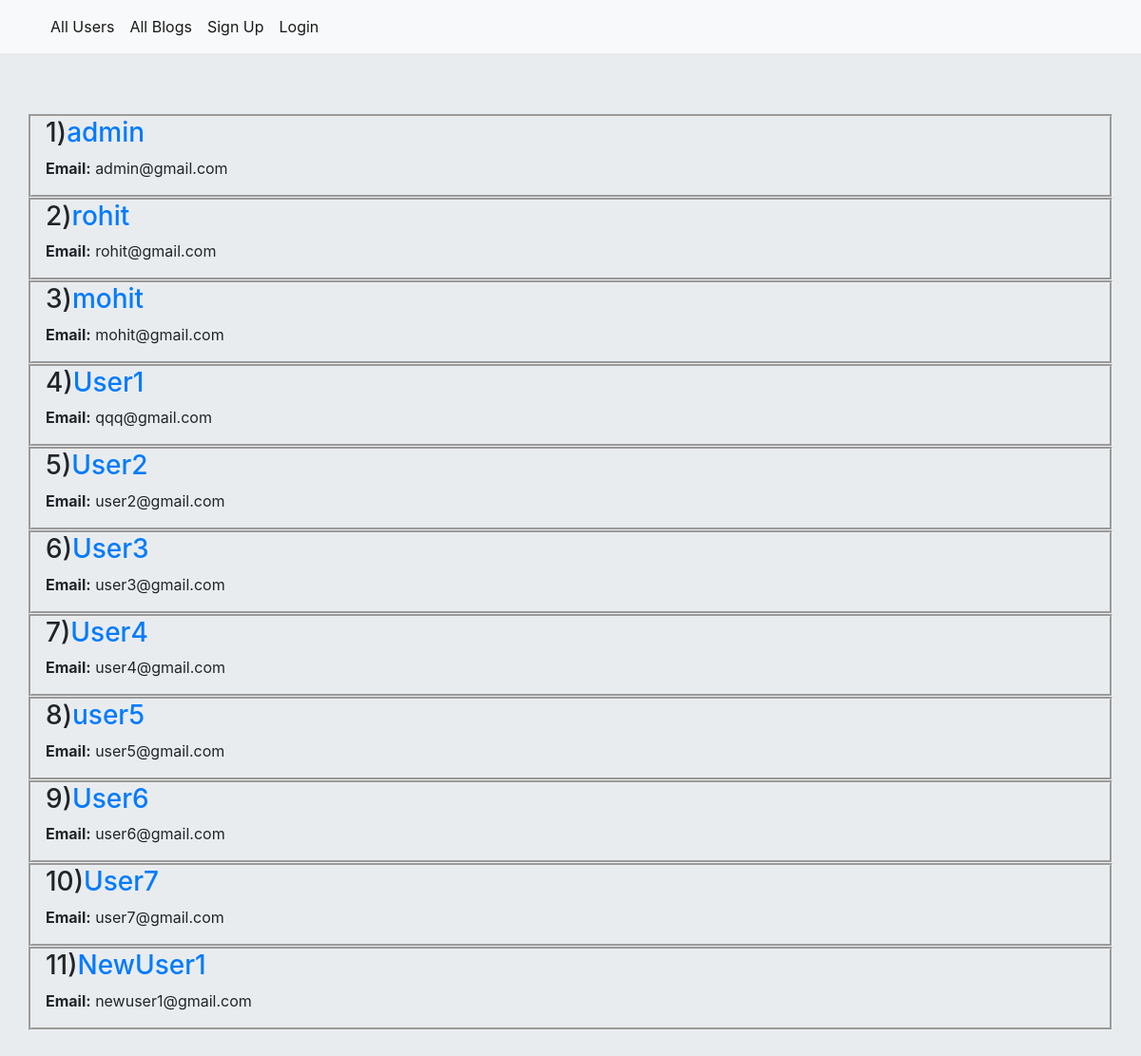
/users/, run on the app's committed database.
### blog/models.py (models this page shows, shortened)
class CustomUser(AbstractUser):
    blocked = models.ManyToManyField('CustomUser',related_name='blocked_users',blank=True)
    liked_posts = models.ManyToManyField('Post',related_name='liked_posts',blank=True)

### blog/views.py (the view)
# urls.py: path('users/',views.UserListView.as_view(),name='user_list'),
class UserListView(ListView):
    model = CustomUser
    context_object_name = 'user_list'
    def get_queryset(self):
        current_user = self.request.user
        if current_user.is_authenticated:
            blocked_users = current_user.blocked.all().values_list('id')
            blocked_by = [user.id for user in CustomUser.objects.all() if current_user in user.blocked.all()]
            return CustomUser.objects.filter(~Q(id__in=blocked_users)).filter(~Q(id__in=blocked_by)).exclude(is_staff=True).exclude(id__exact=current_user.id)
        else:
            return CustomUser.objects.all()

### blog/templates/blog/customuser_list.html (shortened to what this page needs)
{% extends 'blog/base.html' %}
{% block content %}
<div class="jumbotron jumbotron-fluid">
    {% for person in user_list%}
    <div class="container"  style="border-style:groove">
        <h3>{{ forloop.counter }})<a href="{% url 'blog:user_details' pk=person.id %}">{{ person.username }}</a></h3>
        <div >
            <div>
            <p class="text-justify"><strong>Email:</strong> {{ person.email }}</p>
                </div>
            </div>
    </div>
    {% endfor %}
</div>
{% endblock %}

### data on the page
CustomUser: username "admin", email "admin@gmail.com"
CustomUser: username "rohit", email "rohit@gmail.com"
CustomUser: username "mohit", email "mohit@gmail.com"
CustomUser: username "User1", email "qqq@gmail.com"
CustomUser: username "User2", email "user2@gmail.com"
CustomUser: username "User3", email "user3@gmail.com"
CustomUser: username "User4", email "user4@gmail.com"
CustomUser: username "user5", email "user5@gmail.com"
CustomUser: username "User6", email "user6@gmail.com"
CustomUser: username "User7", email "user7@gmail.com"
CustomUser: username "NewUser1", email "newuser1@gmail.com"
